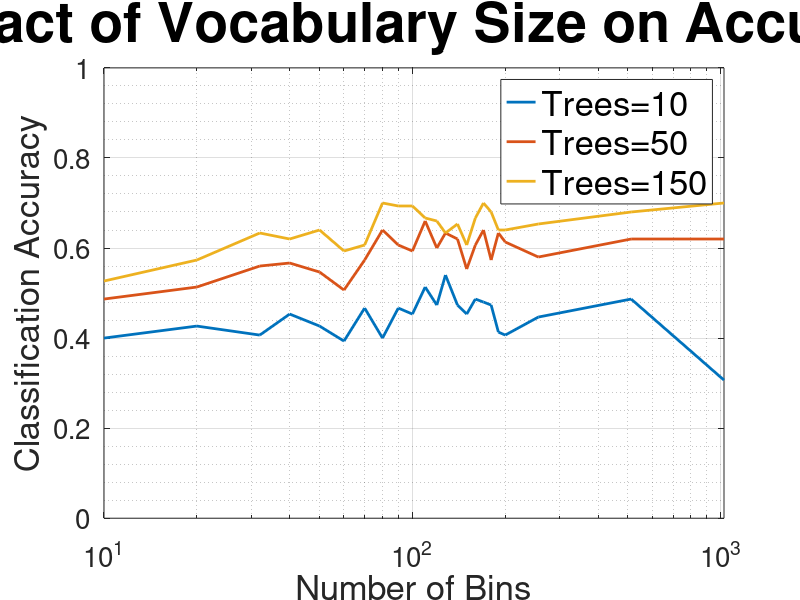

MATLAB code to generate this figure: (Note: this script raises an error after producing the figure.)
load kmeans_codebook_accuracy.mat

semilogx(numBin, accuracy_rf_all, 'LineWidth', 2);
axis([10 1024 0 1]);
set(gca,'fontsize',20);
grid on; grid minor;
title('Impact of Vocabulary Size on Accuracy','FontSize',40);
xlabel('Number of Bins', 'FontSize', 25);
ylabel('Classification Accuracy', 'FontSize', 25);
legend({'Trees=10', 'Trees=50', 'Trees=150'}, 'FontSize', 25);
scale_graph;
